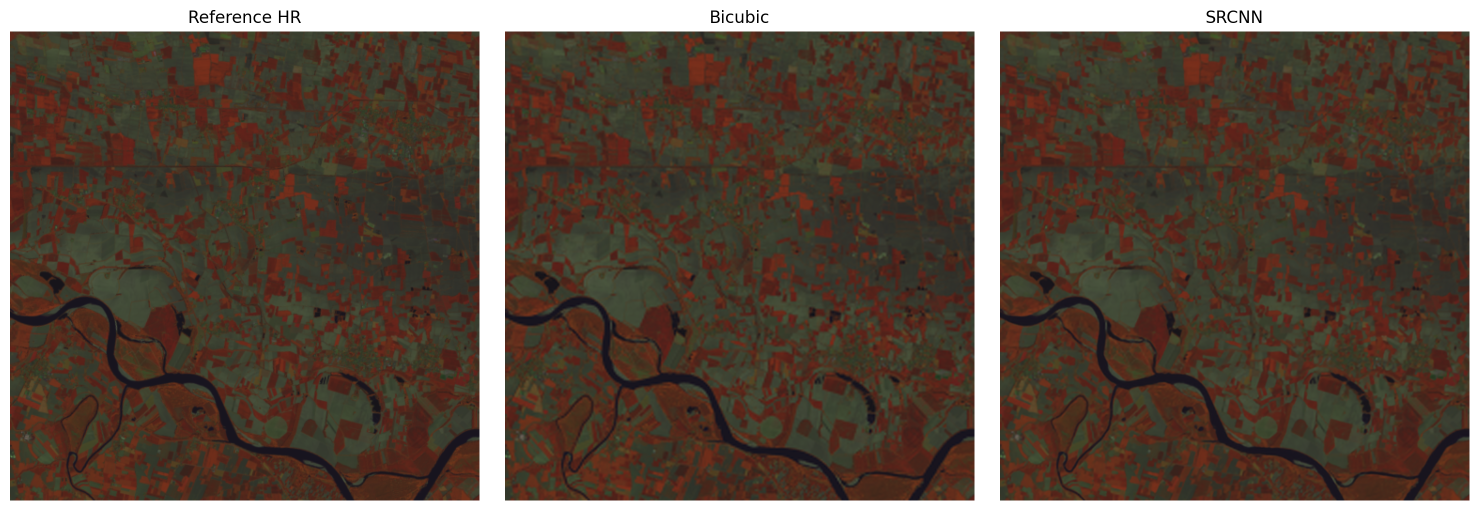
#> input picture assets/best_case.png, 2958 x 1021 px, given in place of RGB_038036_0288.png, which was not available (shown at 1/2 size); the run also reads 1 picture not shown here
$ python images.py
#> lines starting #> are read from the running program, lines starting #| are printed output that depends on the picture; pictures that were not available may be replaced by others from this repository, and a replacement may not be noted
import numpy
import math
import cv2
import numpy as np
from matplotlib import pyplot as plt

img = cv2.imread('/home/camilla/Scrivania/Tesi/RGB/RGB_038036_0288.png', cv2.IMREAD_COLOR)
#> img is the input picture: shape (1021, 2958, 3); mean B, G, R 64, 76.1, 91.5
img = cv2.cvtColor(img, cv2.COLOR_BGR2GRAY)
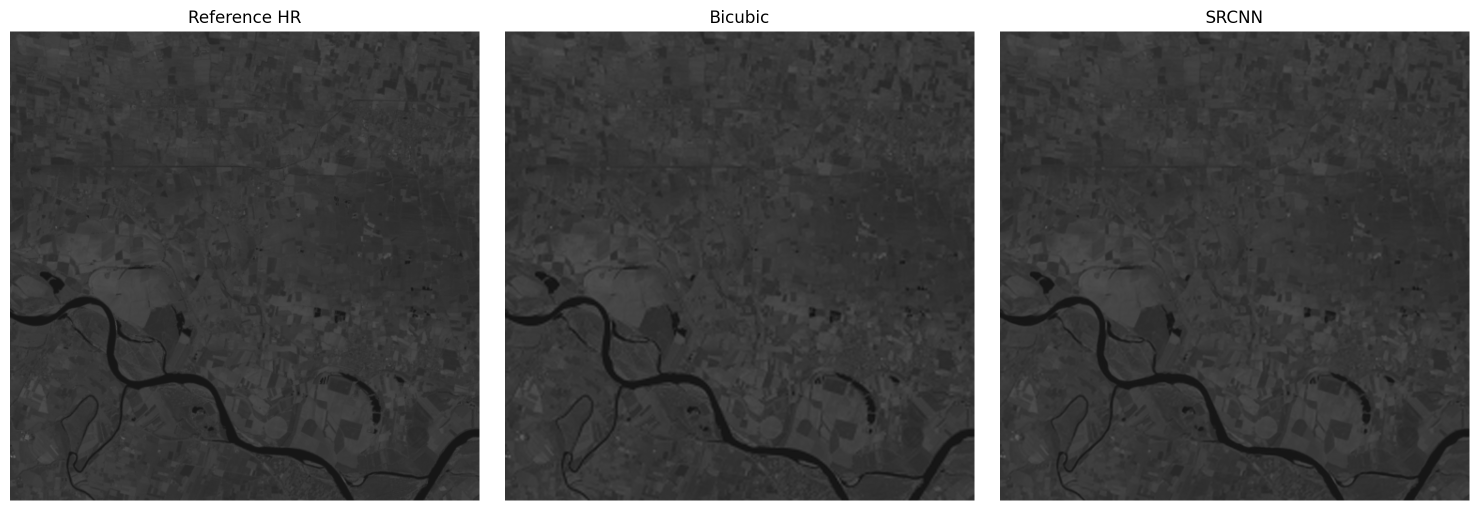
#> img: shape (1021, 2958) (shown at 1/2 size); min 0, max 255, mean 79.3

img1 = cv2.imread('/home/camilla/Scrivania/risultati/img_binn.png', cv2.IMREAD_COLOR)
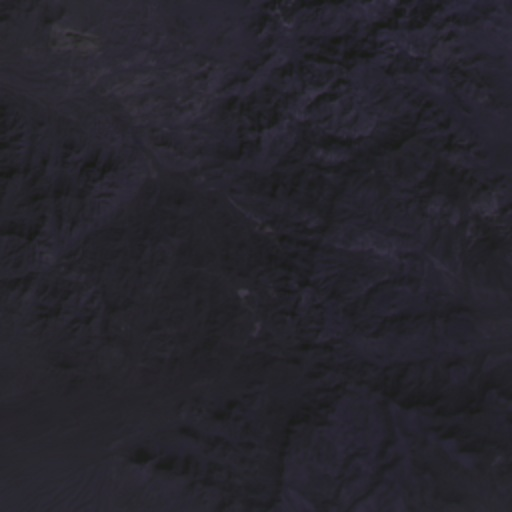
#> input picture input2.jpg, 512 x 512 px, given in place of img_binn.png, which was not available
#> img1 is the input picture: shape (512, 512, 3); mean B, G, R 45.2, 37.3, 38.8
img1 = cv2.cvtColor(img1, cv2.COLOR_BGR2GRAY)
#> img1: shape (512, 512)

img2 = cv2.imread('input2.jpg', cv2.IMREAD_COLOR)
img2 = cv2.cvtColor(img2, cv2.COLOR_BGR2GRAY)

img3 = cv2.imread('pre2.jpg', cv2.IMREAD_COLOR)
img3 = cv2.cvtColor(img3, cv2.COLOR_BGR2GRAY)
#> img3: shape (512, 512)

fig, axs = plt.subplots(1, 4, figsize=(10, 5))


axs[0].imshow(img[200:400, 155:355], cmap='viridis', vmin=30, vmax=60)
axs[0].set_title('Reference high resolution')
axs[0].axis('off')

axs[1].imshow(img1[100:200, 77:177])
axs[1].set_title('Input RGB')
axs[1].axis('off')

axs[2].imshow(img2[200:400, 155:355], cmap='viridis', vmin=30, vmax=60)
axs[2].set_title('Bicubic')
axs[2].axis('off')

axs[3].imshow(img3[200:400, 155:355], cmap='viridis', vmin=30, vmax=60)
axs[3].set_title('SRCNN')
axs[3].axis('off')

# Layout compatto
plt.tight_layout()
#plt.show()

# Setup figura
fig, axs = plt.subplots(1, 4, figsize=(20, 5))

# Lista immagini e titoli
images = [img, img1, img2, img3]
titles = ['Reference high resolution', 'Input RGB', 'Bicubic', 'SRCNN']

# Coordinate crop definite
crops = [(250, 350, 200, 300), (125, 175, 100, 150), (250, 350, 200, 300), (250, 350, 200, 300)]

# Loop su immagini
for i, (image, title, (y1, y2, x1, x2)) in enumerate(zip(images, titles, crops)):
    # Decide se usare viridis o no
    if i == 1:
        axs[i].imshow(image)  # Seconda immagine: scala di grigi
    else:
        axs[i].imshow(image, cmap='viridis', vmin=30, vmax=60)
    axs[i].set_title(title)
    axs[i].axis('off')

    # Disegna il rettangolo sull'immagine
    rect = plt.Rectangle((x1, y1), x2 - x1, y2 - y1, edgecolor='white', facecolor='none', linewidth=2)
    axs[i].add_patch(rect)

    # Inserisci zoom in basso a sinistra
    inset_size = 0.3  # Percentuale del grafico
    ax_inset = axs[i].inset_axes([0.05, 0.05, inset_size, inset_size])
    zoom_crop = image[y1:y2, x1:x2]
    if i == 1:
        ax_inset.imshow(zoom_crop)  # Secondo zoom: scala di grigi
    else:
        ax_inset.imshow(zoom_crop, cmap='viridis', vmin=30, vmax=60)
    ax_inset.axis('off')

    # Disegna anche un bordo bianco attorno alla miniatura
    ax_inset.add_patch(plt.Rectangle(
        (0, 0), 1, 1, transform=ax_inset.transAxes,  # rettangolo grande quanto tutta la miniatura
        edgecolor='white', facecolor='none', linewidth=3
    ))
#> this loop made 4 passes
#> (title, y1, y2, x1, x2) on passes 1 to 4: ('Reference high resolution', 250, 350, 200, 300), ('Input RGB', 125, 175, 100, 150), ('Bicubic', 250, 350, 200, 300), ('SRCNN', 250, 350, 200, 300)
#> pass 1, `zoom_crop = image[y1:y2, x1:x2]`:
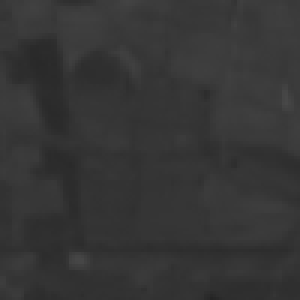
#> zoom_crop: shape (100, 100) (shown 3 times larger); min 36, max 72, mean 53.7
#> pass 3, `zoom_crop = image[y1:y2, x1:x2]`:
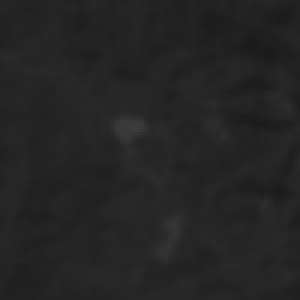
#> zoom_crop: shape (100, 100) (shown 3 times larger); min 27, max 61, mean 36.5

# Layout compatto
plt.tight_layout()
#plt.show()

input = cv2.imread('/home/camilla/Scrivania/Tesi/RGB/RGB_038036_0288.png',cv2.IMREAD_COLOR)
output = cv2.imread('pre2.jpg', cv2.IMREAD_COLOR)

# Calcola il rapporto per ogni piano (B, G, R) - OpenCV usa BGR
#> (the run stopped early here; a loop or call above may not have finished)
